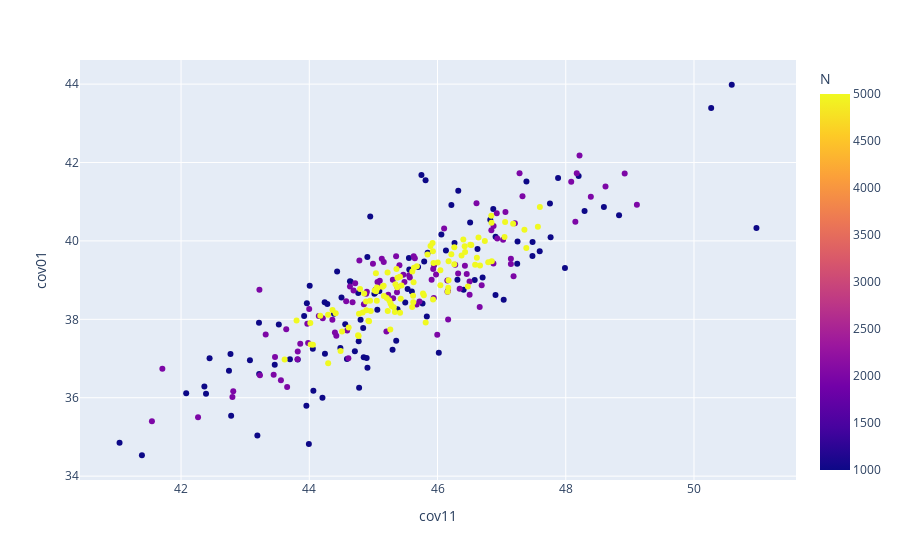

Notebook cell for this chart:
### Code cell
px.scatter( cov_samples_diag, x='cov11', y='cov01', color='N')

### Figure 1 — Plotly figure (JSON) as saved in the notebook; plotly's stock layout.template omitted (floating-point values rounded to 4 significant figures; data arrays with more than 128 entries replaced by an {"elided": "..."} marker saying what was removed)
{"data": [{"hovertemplate": "cov11=%{x}<br>cov01=%{y}<br>N=%{marker.color}<extra></extra>", "legendgroup": "", "marker": {"color": {"elided": "300 int values"}, "coloraxis": "coloraxis", "symbol": "circle"}, "mode": "markers", "name": "", "orientation": "v", "showlegend": false, "type": "scatter", "x": {"elided": "300 float values"}, "xaxis": "x", "y": {"elided": "300 float values"}, "yaxis": "y"}], "layout": {"autosize": true, "coloraxis": {"colorbar": {"title": {"text": "N"}}, "colorscale": [[0, "#0d0887"], [0.1111, "#46039f"], [0.2222, "#7201a8"], [0.3333, "#9c179e"], [0.4444, "#bd3786"], [0.5556, "#d8576b"], [0.6667, "#ed7953"], [0.7778, "#fb9f3a"], [0.8889, "#fdca26"], [1, "#f0f921"]]}, "legend": {"tracegroupgap": 0}, "margin": {"t": 60}, "xaxis": {"anchor": "y", "autorange": true, "domain": [0, 1], "range": [40.41, 51.6], "title": {"text": "cov11"}, "type": "linear"}, "yaxis": {"anchor": "x", "autorange": true, "domain": [0, 1], "range": [33.8, 44.72], "title": {"text": "cov01"}, "type": "linear"}}}
